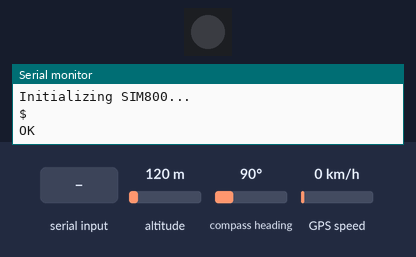
Recording of a program running on a simulated ESP32-C3. On the bench: 1 RGB LEDs in strip order, left to right, the last lines printed to the serial monitor. The test bench sets the inputs (shaded band); at power-on: altitude 120 m, compass heading 90°, GPS speed 0 km/h. Dim RGB values are drawn brighter than linear; the GPS gets a fix after 3 s at 37.7749, -122.4194 with 8 satellites; the modem accepts every AT command (registered, SIM ready, sends succeed) and sends nothing else.

Above: at 11.8 s.
11.9 s: "CONNECT OK" received over the second serial link
At 23.6 s:
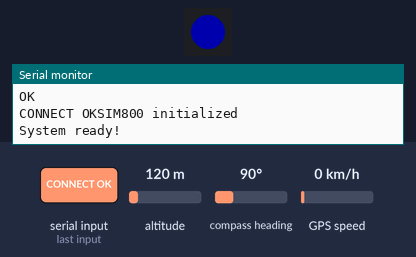
At 33.4 s:
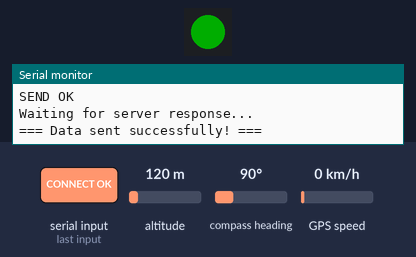
Timing chart, 0 to 34.8 s (numbered marks = the images above; inputs shaded):
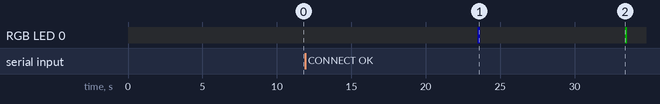

The program:

main.cpp
```cpp
// #include <Arduino.h>
// #include <SoftwareSerial.h>
// #include <TinyGPS++.h>

// // Pin definitions
// #define SIM800_RX 5
// #define SIM800_TX 4
// #define NEO7M_RX 7
// #define NEO7M_TX 6

// // Server configuration
// const char* server = "";
// const int port = 80;
// const char* endpoint = "";
// const char* apn = "internet"; // Change to your carrier's APN

// // GPS data structure
// struct GPSData {
//   unsigned long timestamp;
//   float lat;
//   float lng;
//   float speed;
//   float altitude;
//   int satellites;
// };

// // Large buffer to store as many GPS readings as possible
// #define MAX_READINGS 10  // Reduced to keep payload
// GPSData gpsBuffer[MAX_READINGS];
// int readingCount = 0;

// // Serial connections
// SoftwareSerial sim800(SIM800_RX, SIM800_TX);
// SoftwareSerial neo7m(NEO7M_RX, NEO7M_TX);
// TinyGPSPlus gps;

// // Timing variables
// unsigned long lastSendTime = 0;
// const unsigned long sendInterval = 20000; // 30 seconds

// // Function declarations
// bool waitForResponse(const char* expected, unsigned long timeout);
// bool initSIM800();
// bool sendDataToServer();
// void collectGPSData();

// // Function to wait for SIM800 response
// bool waitForResponse(const char* expected, unsigned long timeout) {
//   unsigned long start = millis();
//   String response = "";

//   while (millis() - start < timeout) {
//     while (sim800.available()) {
//       char c = sim800.read();
//       response += c;
//       Serial.print(c);
//     }
//     if (response.indexOf(expected) != -1) {
//       return true;
//     }
//   }
//   return false;
// }

// bool initSIM800() {
//   Serial.println("Initializing SIM800...");
//   sim800.begin(9600);
//   delay(3000);

//   // Check if module is ready
//   sim800.println("AT");
//   delay(1000);
//   if (!waitForResponse("OK", 5000)) {
//     Serial.println("SIM800 not responding");
//     return false;
//   }

//   // Disable echo
//   sim800.println("AT+CMEE=2");
//   delay(500);

//   // Check SIM card
//   sim800.println("AT+CPIN?");
//   delay(1000);
//   if (!waitForResponse("READY", 5000)) {
//     Serial.println("SIM card not ready");
//     return false;
//   }

//   // Set APN
//   sim800.print("AT+CSTT=\"");
//   sim800.print(apn);
//   sim800.println("\"");
//   delay(1000);

//   // Start GPRS
//   sim800.println("AT+CIICR");
//   delay(3000);

//   // Get IP
//   sim800.println("AT+CIFSR");
//   delay(2000);

//   Serial.println("SIM800 initialized");
//   return true;
// }

// void collectGPSData() {
//   // Continuously read GPS and store every valid location update
//   while (neo7m.available() > 0) {
//     char c = neo7m.read();

//     if (gps.encode(c)) {
//       // Store reading whenever location is updated
//       if (gps.location.isValid() && gps.location.isUpdated()) {
//         // If buffer is full, reset and start fresh
//         if (readingCount >= MAX_READINGS) {
//           Serial.println("\n!!! BUFFER FULL - Resetting and storing new data !!!");
//           readingCount = 0;
//         }

//         gpsBuffer[readingCount].timestamp = millis();
//         gpsBuffer[readingCount].lat = gps.location.lat();
//         gpsBuffer[readingCount].lng = gps.location.lng();
//         gpsBuffer[readingCount].speed = gps.speed.kmph();
//         gpsBuffer[readingCount].altitude = gps.altitude.meters();
//         gpsBuffer[readingCount].satellites = gps.satellites.value();

//         readingCount++;

//         // Print every 10th reading to avoid serial overflow
//         if (readingCount % 10 == 0) {
//           Serial.print("Readings collected: ");
//           Serial.print(readingCount);
//           Serial.print(" | Latest: ");
//           Serial.print(gpsBuffer[readingCount-1].lat, 6);
//           Serial.print(", ");
//           Serial.println(gpsBuffer[readingCount-1].lng, 6);
//         }
//       }
//     }
//   }
// }

// bool sendDataToServer() {
//   if (readingCount == 0) {
//     Serial.println("No GPS data to send");
//     return false;
//   }

//   Serial.println("\n=== Sending data to server ===");
//   Serial.print("Total readings to send: ");
//   Serial.println(readingCount);

//   // Close any existing connection first
//   sim800.println("AT+CIPCLOSE");
//   delay(1000);

//   // Clear any pending data
//   while(sim800.available()) sim800.read();

//   // Start TCP connection
//   sim800.print("AT+CIPSTART=\"TCP\",\"");
//   sim800.print(server);
//   sim800.print("\",\"");
//   sim800.print(port);
//   sim800.println("\"");

//   // Wait for connection
//   unsigned long connStart = millis();
//   bool connected = false;
//   while (millis() - connStart < 15000) {
//     if (sim800.available()) {
//       String resp = sim800.readString();
//       Serial.print(resp);
//       if (resp.indexOf("CONNECT OK") != -1) {
//         connected = true;
//         break;
//       }
//       if (resp.indexOf("ALREADY CONNECT") != -1) {
//         connected = true;
//         break;
//       }
//       if (resp.indexOf("ERROR") != -1) {
//         Serial.println("Connection error");
//         return false;
//       }
//     }
//   }

//   if (!connected) {
//     Serial.println("Connection timeout");
//     return false;
//   }

//   delay(2000);

//   // Build JSON payload
//   String header = "{\"device_id\":\"ESP_GPS_001\",\"count\":";
//   header += String(readingCount);
//   header += ",\"readings\":[";

//   String footer = "]}";

//   // Build complete JSON
//   String jsonData = header;
//   for (int i = 0; i < readingCount; i++) {
//     jsonData += "{";
//     jsonData += "\"ts\":" + String(gpsBuffer[i].timestamp) + ",";
//     jsonData += "\"lat\":" + String(gpsBuffer[i].lat, 6) + ",";
//     jsonData += "\"lng\":" + String(gpsBuffer[i].lng, 6) + ",";
//     jsonData += "\"spd\":" + String(gpsBuffer[i].speed, 2) + ",";
//     jsonData += "\"alt\":" + String(gpsBuffer[i].altitude, 1) + ",";
//     jsonData += "\"sat\":" + String(gpsBuffer[i].satellites);
//     jsonData += "}";
//     if (i < readingCount - 1) jsonData += ",";
//   }
//   jsonData += footer;

//   // Prepare HTTP request
//   String httpHeader = "POST ";
//   httpHeader += endpoint;
//   httpHeader += " HTTP/1.1\r\n";
//   httpHeader += "Host: ";
//   httpHeader += server;
//   httpHeader += "\r\n";
//   httpHeader += "Content-Type: application/json\r\n";
//   httpHeader += "Content-Length: ";
//   httpHeader += String(jsonData.length());
//   httpHeader += "\r\n\r\n";

//   String fullRequest = httpHeader + jsonData;

//   Serial.print("Total request size: ");
//   Serial.print(fullRequest.length());
//   Serial.println(" bytes");

//   // Clear receive buffer
//   while(sim800.available()) sim800.read();

//   // Send data length command
//   sim800.print("AT+CIPSEND=");
//   sim800.println(fullRequest.length());

//   // Wait for prompt '>'
//   unsigned long promptStart = millis();
//   bool gotPrompt = false;
//   while (millis() - promptStart < 10000) {
//     if (sim800.available()) {
//       char c = sim800.read();
//       Serial.write(c);
//       if (c == '>') {
//         gotPrompt = true;
//         break;
//       }
//     }
//   }

//   if (!gotPrompt) {
//     Serial.println("\nFailed to get send prompt");
//     sim800.println("AT+CIPCLOSE");
//     return false;
//   }

//   delay(100);

//   // Send the complete HTTP request
//   sim800.print(fullRequest);
//   delay(500);

//   // Wait for SEND OK
//   unsigned long sendStart = millis();
//   bool sendOk = false;
//   while (millis() - sendStart < 20000) {
//     if (sim800.available()) {
//       String resp = sim800.readString();
//       Serial.print(resp);
//       if (resp.indexOf("SEND OK") != -1) {
//         sendOk = true;
//         break;
//       }
//     }
//   }

//   if (!sendOk) {
//     Serial.println("Send failed - no SEND OK");
//     sim800.println("AT+CIPCLOSE");
//     return false;
//   }

//   // Wait for server response
//   Serial.println("\nWaiting for server response...");
//   delay(3000);

//   while (sim800.available()) {
//     Serial.write(sim800.read());
//   }

//   // Close connection
//   sim800.println("AT+CIPCLOSE");
//   delay(1000);

//   Serial.println("\n=== Data sent successfully! ===\n");
//   return true;
// }

// void setup() {
//   Serial.begin(115200);
//   neo7m.begin(9600);  // Start GPS immediately

//   delay(2000);
//   Serial.println("\n=== High-Frequency GPS Data Logger ===");
//   Serial.println("Collecting maximum GPS points from moving vehicle");

//   // Initialize SIM800
//   if (!initSIM800()) {
//     Serial.println("Failed to initialize SIM800");
//     Serial.println("Will continue collecting GPS data...");
//   }

//   Serial.println("System ready! Collecting GPS data...\n");
//   lastSendTime = millis();
//   readingCount = 0;
// }

// void loop() {
//   unsigned long currentTime = millis();

//   // Continuously collect GPS data (runs as fast as possible)
//   collectGPSData();

//   // Check if it's time to send data (every 30 seconds)
//   if (currentTime - lastSendTime >= sendInterval) {
//     Serial.println("\n=== 30 seconds elapsed ===");

//     // Send all collected data to server
//     if (sendDataToServer()) {
//       // Clear buffer after successful send
//       readingCount = 0;
//       Serial.println("Buffer cleared. Starting new collection cycle...\n");
//     } else {
//       Serial.println("Send failed. Will retry in next cycle.");
//       Serial.println("Keeping existing data and continuing collection...\n");
//     }

//     // Reset timer
//     lastSendTime = currentTime;
//   }

//   // Show status every 5 seconds
//   static unsigned long lastStatus = 0;
//   if (currentTime - lastStatus >= 5000) {
//     unsigned long remaining = sendInterval - (currentTime - lastSendTime);
//     Serial.print("[Status] Readings: ");
//     Serial.print(readingCount);
//     Serial.print("/");
//     Serial.print(MAX_READINGS);
//     Serial.print(" | Next send in: ");
//     Serial.print(remaining / 1000);
//     Serial.println("s");
//     lastStatus = currentTime;
//   }

// }
```

Source omitted: test1.cpp (13644 bytes), test2.cpp (14193 bytes)
